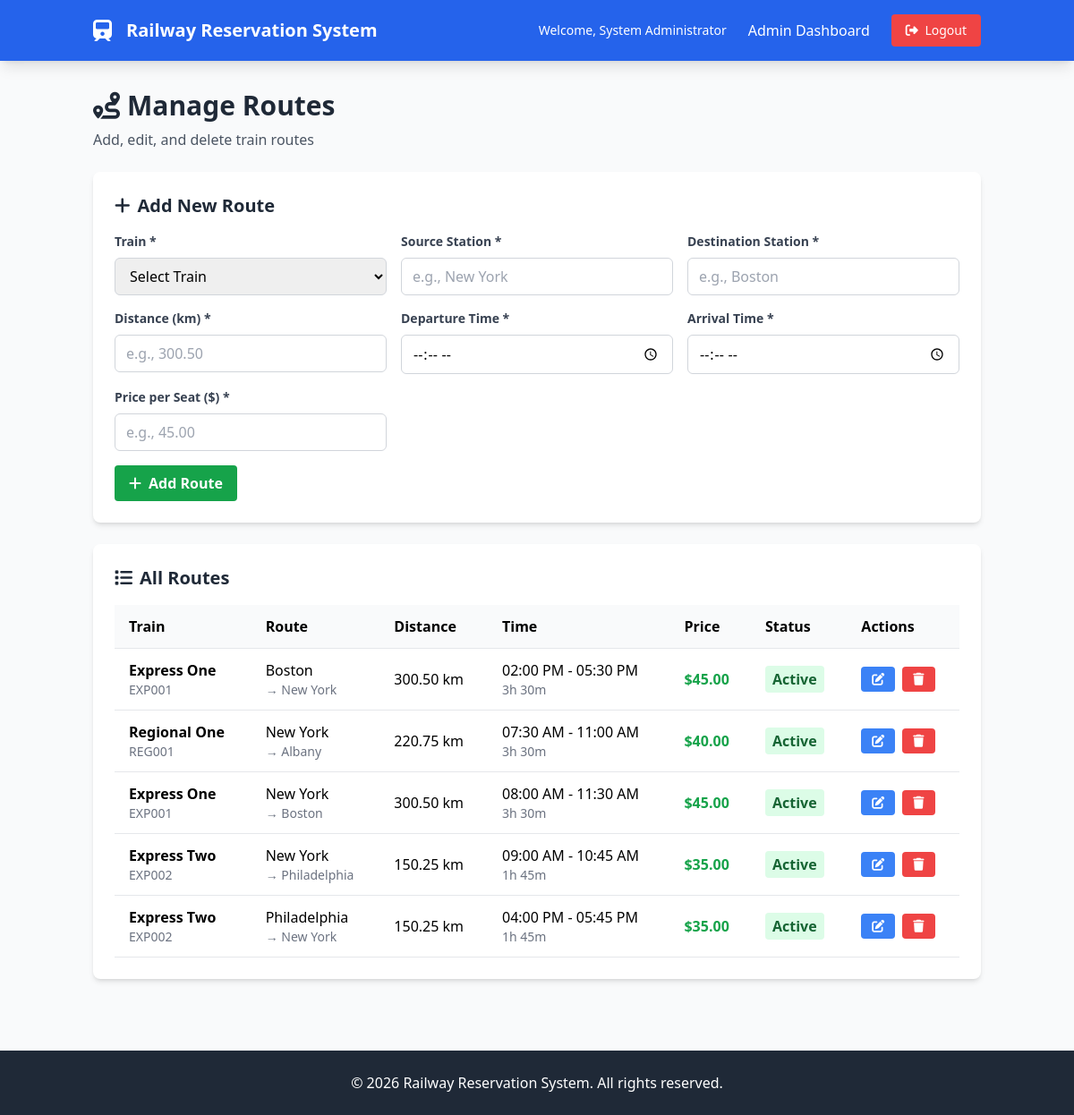
The page /admin/routes.php (signed in) on the database its author committed.
### tables this page shows
CREATE TABLE routes (
    id INT AUTO_INCREMENT PRIMARY KEY,
    train_id INT NOT NULL,
    source_station VARCHAR(100) NOT NULL,
    destination_station VARCHAR(100) NOT NULL,
    distance_km DECIMAL(8,2) NOT NULL,
    departure_time TIME NOT NULL,
    arrival_time TIME NOT NULL,
    price_per_seat DECIMAL(8,2) NOT NULL,
    status ENUM('active', 'inactive') NOT NULL DEFAULT 'active',
    created_at TIMESTAMP DEFAULT CURRENT_TIMESTAMP,
    updated_at TIMESTAMP DEFAULT CURRENT_TIMESTAMP ON UPDATE CURRENT_TIMESTAMP,
    FOREIGN KEY (train_id) REFERENCES trains(id) ON DELETE CASCADE
);

CREATE TABLE trains (
    id INT AUTO_INCREMENT PRIMARY KEY,
    train_number VARCHAR(20) UNIQUE NOT NULL,
    train_name VARCHAR(100) NOT NULL,
    total_seats INT NOT NULL DEFAULT 100,
    available_seats INT NOT NULL DEFAULT 100,
    status ENUM('active', 'inactive') NOT NULL DEFAULT 'active',
    created_at TIMESTAMP DEFAULT CURRENT_TIMESTAMP,
    updated_at TIMESTAMP DEFAULT CURRENT_TIMESTAMP ON UPDATE CURRENT_TIMESTAMP
);

### includes/route.php (called while the page is built, shortened)
<?php
require_once __DIR__ . '/database.php';
class Route {
    private $db;
    public function __construct() {
        $this->db = new Database();
    }
    public function getAllRoutes() {
        try {
            $stmt = $this->db->prepare("
                SELECT r.*, t.train_name, t.train_number
                FROM routes r
                JOIN trains t ON r.train_id = t.id
                ORDER BY r.source_station, r.destination_station
            ");
            $stmt->execute();
            return $stmt->fetchAll();
        } catch(PDOException $e) {
            error_log("Get routes error: " . $e->getMessage());
            return [];
        }
    }
}
?>

### includes/database.php (called while the page is built, shortened)
<?php
class Database {
    private $host = DB_HOST;
    private $db_name = DB_NAME;
    private $username = DB_USER;
    private $password = DB_PASS;
    public function connect() {
        $this->conn = null;
        try {
            $this->conn = new PDO(
                "mysql:host=" . $this->host . ";dbname=" . $this->db_name,
                $this->username,
                $this->password
            );
            $this->conn->setAttribute(PDO::ATTR_ERRMODE, PDO::ERRMODE_EXCEPTION);
            $this->conn->setAttribute(PDO::ATTR_DEFAULT_FETCH_MODE, PDO::FETCH_ASSOC);
        } catch(PDOException $e) {
            echo "Connection error: " . $e->getMessage();
        }
        return $this->conn;
    }
    public function prepare($sql) {
        return $this->connect()->prepare($sql);
    }
}
?>

### includes/functions.php (called while the page is built, shortened)
<?php
function formatCurrency($amount) {
    return '$' . number_format($amount, 2);
}
function formatTime($time) {
    return date('h:i A', strtotime($time));
}
function timeToMinutes($time) {
    $parts = explode(':', $time);
    return ($parts[0] * 60) + $parts[1];
}
function calculateDuration($departure, $arrival) {
    $dep = timeToMinutes($departure);
    $arr = timeToMinutes($arrival);
    $duration = $arr - $dep;
    $hours = floor($duration / 60);
    $minutes = $duration % 60;
    return sprintf("%dh %dm", $hours, $minutes);
}
?>

### admin/routes.php (the view, shortened to what this page needs)
<?php
require_once '../includes/functions.php';
require_once '../includes/route.php';
$route = new Route();
$train = new Train();
$routes = $route->getAllRoutes();
$trains = $train->getAllTrains();
$editing_route = null;
$content = '
<div class="mb-6">
    <h1 class="text-3xl font-bold text-gray-800">
        <i class="fas fa-route mr-2"></i>Manage Routes
    </h1>
    <p class="text-gray-600 mt-2">Add, edit, and delete train routes</p>
</div>';
if ($editing_route) {
    $content .= '
<div class="bg-white rounded-lg shadow-md p-6 mb-6">
    <h2 class="text-xl font-bold mb-4 text-gray-800">
        <i class="fas fa-edit mr-2"></i>Edit Route
    </h2>
    <form method="POST" action="">
        <input type="hidden" name="action" value="update">
        <input type="hidden" name="route_id" value="' . $editing_route['id'] . '">
        <div class="grid grid-cols-1 md:grid-cols-2 gap-4">
            <div>
                <label for="train_id" class="block text-gray-700 text-sm font-bold mb-2">Train *</label>
                <select id="train_id" name="train_id" required
                        class="w-full px-3 py-2 border border-gray-300 rounded-md focus:outline-none focus:ring-2 focus:ring-blue-500">
                    <option value="">Select Train</option>';
                    foreach ($trains as $t) {
                        $selected = $t['id'] == $editing_route['train_id'] ? 'selected' : '';
                        $content .= '<option value="' . $t['id'] . '" ' . $selected . '>' . htmlspecialchars($t['train_name']) . ' (' . htmlspecialchars($t['train_number']) . ')</option>';
                    }
    $content .= '
                </select>
            </div>
            <div>
                <label for="source_station" class="block text-gray-700 text-sm font-bold mb-2">Source Station *</label>
                <input type="text" id="source_station" name="source_station" required
                       value="' . htmlspecialchars($editing_route['source_station']) . '"
                       class="w-full px-3 py-2 border border-gray-300 rounded-md focus:outline-none focus:ring-2 focus:ring-blue-500">
            </div>
            <div>
                <label for="destination_station" class="block text-gray-700 text-sm font-bold mb-2">Destination Station *</label>
                <input type="text" id="destination_station" name="destination_station" required
                       value="' . htmlspecialchars($editing_route['destination_station']) . '"
                       class="w-full px-3 py-2 border border-gray-300 rounded-md focus:outline-none focus:ring-2 focus:ring-blue-500">
            </div>
            <div>
                <label for="distance_km" class="block text-gray-700 text-sm font-bold mb-2">Distance (km) *</label>
                <input type="number" id="distance_km" name="distance_km" required step="0.01" min="0.01"
                       value="' . $editing_route['distance_km'] . '"
                       class="w-full px-3 py-2 border border-gray-300 rounded-md focus:outline-none focus:ring-2 focus:ring-blue-500">
            </div>
            <div>
                <label for="departure_time" class="block text-gray-700 text-sm font-bold mb-2">Departure Time *</label>
                <input type="time" id="departure_time" name="departure_time" required
                       value="' . $editing_route['departure_time'] . '"
                       class="w-full px-3 py-2 border border-gray-300 rounded-md focus:outline-none focus:ring-2 focus:ring-blue-500">
            </div>
            <div>
                <label for="arrival_time" class="block text-gray-700 text-sm font-bold mb-2">Arrival Time *</label>
                <input type="time" id="arrival_time" name="arrival_time" required
                       value="' . $editing_route['arrival_time'] . '"
                       class="w-full px-3 py-2 border border-gray-300 rounded-md focus:outline-none focus:ring-2 focus:ring-blue-500">
            </div>
            <div>
                <label for="price_per_seat" class="block text-gray-700 text-sm font-bold mb-2">Price per Seat ($) *</label>
                <input type="number" id="price_per_seat" name="price_per_seat" required step="0.01" min="0.01"
                       value="' . $editing_route['price_per_seat'] . '"
                       class="w-full px-3 py-2 border border-gray-300 rounded-md focus:outline-none focus:ring-2 focus:ring-blue-500">
            </div>
            <div>
                <label for="status" class="block text-gray-700 text-sm font-bold mb-2">Status</label>
                <select id="status" name="status"
                        class="w-full px-3 py-2 border border-gray-300 rounded-md focus:outline-none focus:ring-2 focus:ring-blue-500">
                    <option value="active" ' . ($editing_route['status'] === 'active' ? 'selected' : '') . '>Active</option>
                    <option value="inactive" ' . ($editing_route['status'] === 'inactive' ? 'selected' : '') . '>Inactive</option>
                </select>
            </div>
        </div>
        <div class="mt-4 flex space-x-4">
            <button type="submit" class="bg-blue-600 hover:bg-blue-700 text-white font-bold py-2 px-4 rounded transition duration-300">
                <i class="fas fa-save mr-2"></i>Update Route
            </button>
            <a href="routes.php" class="bg-gray-500 hover:bg-gray-600 text-white font-bold py-2 px-4 rounded transition duration-300">
                <i class="fas fa-times mr-2"></i>Cancel
            </a>
        </div>
    </form>
</div>';
} else {
    $content .= '
<div class="bg-white rounded-lg shadow-md p-6 mb-6">
    <h2 class="text-xl font-bold mb-4 text-gray-800">
        <i class="fas fa-plus mr-2"></i>Add New Route
    </h2>
    <form method="POST" action="">
        <input type="hidden" name="action" value="create">
        <div class="grid grid-cols-1 md:grid-cols-3 gap-4">
            <div>
                <label for="train_id" class="block text-gray-700 text-sm font-bold mb-2">Train *</label>
                <select id="train_id" name="train_id" required
                        class="w-full px-3 py-2 border border-gray-300 rounded-md focus:outline-none focus:ring-2 focus:ring-blue-500">
                    <option value="">Select Train</option>';
                    foreach ($trains as $t) {
                        $content .= '<option value="' . $t['id'] . '">' . htmlspecialchars($t['train_name']) . ' (' . htmlspecialchars($t['train_number']) . ')</option>';
                    }
    $content .= '
                </select>
            </div>
            <div>
                <label for="source_station" class="block text-gray-700 text-sm font-bold mb-2">Source Station *</label>
                <input type="text" id="source_station" name="source_station" required
                       placeholder="e.g., New York"
                       class="w-full px-3 py-2 border border-gray-300 rounded-md focus:outline-none focus:ring-2 focus:ring-blue-500">
            </div>
            <div>
                <label for="destination_station" class="block text-gray-700 text-sm font-bold mb-2">Destination Station *</label>
                <input type="text" id="destination_station" name="destination_station" required
                       placeholder="e.g., Boston"
                       class="w-full px-3 py-2 border border-gray-300 rounded-md focus:outline-none focus:ring-2 focus:ring-blue-500">
            </div>
            <div>
                <label for="distance_km" class="block text-gray-700 text-sm font-bold mb-2">Distance (km) *</label>
                <input type="number" id="distance_km" name="distance_km" required step="0.01" min="0.01"
                       placeholder="e.g., 300.50"
                       class="w-full px-3 py-2 border border-gray-300 rounded-md focus:outline-none focus:ring-2 focus:ring-blue-500">
            </div>
            <div>
                <label for="departure_time" class="block text-gray-700 text-sm font-bold mb-2">Departure Time *</label>
                <input type="time" id="departure_time" name="departure_time" required
                       class="w-full px-3 py-2 border border-gray-300 rounded-md focus:outline-none focus:ring-2 focus:ring-blue-500">
            </div>
            <div>
                <label for="arrival_time" class="block text-gray-700 text-sm font-bold mb-2">Arrival Time *</label>
                <input type="time" id="arrival_time" name="arrival_time" required
                       class="w-full px-3 py-2 border border-gray-300 rounded-md focus:outline-none focus:ring-2 focus:ring-blue-500">
            </div>
            <div>
                <label for="price_per_seat" class="block text-gray-700 text-sm font-bold mb-2">Price per Seat ($) *</label>
                <input type="number" id="price_per_seat" name="price_per_seat" required step="0.01" min="0.01"
                       placeholder="e.g., 45.00"
                       class="w-full px-3 py-2 border border-gray-300 rounded-md focus:outline-none focus:ring-2 focus:ring-blue-500">
            </div>
        </div>
        <div class="mt-4">
            <button type="submit" class="bg-green-600 hover:bg-green-700 text-white font-bold py-2 px-4 rounded transition duration-300">
                <i class="fas fa-plus mr-2"></i>Add Route
            </button>
        </div>
    </form>
</div>';
}
$content .= '
<div class="bg-white rounded-lg shadow-md p-6">
    <h2 class="text-xl font-bold mb-4 text-gray-800">
        <i class="fas fa-list mr-2"></i>All Routes
    </h2>
    <div class="overflow-x-auto">
        <table class="w-full">
            <thead>
                <tr class="border-b bg-gray-50">
                    <th class="text-left py-3 px-4">Train</th>
                    <th class="text-left py-3 px-4">Route</th>
                    <th class="text-left py-3 px-4">Distance</th>
                    <th class="text-left py-3 px-4">Time</th>
                    <th class="text-left py-3 px-4">Price</th>
                    <th class="text-left py-3 px-4">Status</th>
                    <th class="text-left py-3 px-4">Actions</th>
                </tr>
            </thead>
            <tbody>';
if (!empty($routes)) {
    foreach ($routes as $r) {
        $duration = calculateDuration($r['departure_time'], $r['arrival_time']);
        $status_color = $r['status'] === 'active' ? 'green' : 'red';
        $content .= '
                <tr class="border-b hover:bg-gray-50">
                    <td class="py-3 px-4">
                        <div class="font-semibold">' . htmlspecialchars($r['train_name']) . '</div>
                        <div class="text-sm text-gray-500">' . htmlspecialchars($r['train_number']) . '</div>
                    </td>
                    <td class="py-3 px-4">
                        <div>' . htmlspecialchars($r['source_station']) . '</div>
                        <div class="text-sm text-gray-500">→ ' . htmlspecialchars($r['destination_station']) . '</div>
                    </td>
                    <td class="py-3 px-4">' . $r['distance_km'] . ' km</td>
                    <td class="py-3 px-4">
                        <div>' . formatTime($r['departure_time']) . ' - ' . formatTime($r['arrival_time']) . '</div>
                        <div class="text-sm text-gray-500">' . $duration . '</div>
                    </td>
                    <td class="py-3 px-4 font-semibold text-green-600">' . formatCurrency($r['price_per_seat']) . '</td>
                    <td class="py-3 px-4">
                        <span class="bg-' . $status_color . '-100 text-' . $status_color . '-800 font-semibold px-2 py-1 rounded">
                            ' . ucfirst($r['status']) . '
                        </span>
                    </td>
                    <td class="py-3 px-4">
                        <div class="flex space-x-2">
                            <a href="?edit=' . $r['id'] . '" class="bg-blue-500 hover:bg-blue-600 text-white px-3 py-1 rounded text-sm transition duration-300">
                                <i class="fas fa-edit"></i>
                            </a>
                            <form method="POST" action="" class="inline" onsubmit="return confirm(\'Are you sure you want to delete this route?\')">
                                <input type="hidden" name="action" value="delete">
                                <input type="hidden" name="route_id" value="' . $r['id'] . '">
                                <button type="submit" class="bg-red-500 hover:bg-red-600 text-white px-3 py-1 rounded text-sm transition duration-300">
                                    <i class="fas fa-trash"></i>
                                </button>
                            </form>
                        </div>
                    </td>
                </tr>';
    }
} else {
    $content .= '
                <tr>
                    <td colspan="7" class="text-center py-8 text-gray-500">No routes found</td>
                </tr>';
}
$content .= '
            </tbody>
        </table>
    </div>
</div>';
require_once '../includes/header.php';
?>

### rows shown on the page
routes: train.train_name "Express One", train.train_number "EXP001", source_station "Boston", destination_station "New York", distance_km "300.50", departure_time "02:00 PM", arrival_time "05:30 PM", duration "3h 30m", price_per_seat "$45.00", status "Active"
routes: train.train_name "Regional One", train.train_number "REG001", source_station "New York", destination_station "Albany", distance_km "220.75", departure_time "07:30 AM", arrival_time "11:00 AM", duration "3h 30m", price_per_seat "$40.00", status "Active"
routes: train.train_name "Express One", train.train_number "EXP001", source_station "New York", destination_station "Boston", distance_km "300.50", departure_time "08:00 AM", arrival_time "11:30 AM", duration "3h 30m", price_per_seat "$45.00", status "Active"
routes: train.train_name "Express Two", train.train_number "EXP002", source_station "New York", destination_station "Philadelphia", distance_km "150.25", departure_time "09:00 AM", arrival_time "10:45 AM", duration "1h 45m", price_per_seat "$35.00", status "Active"
routes: train.train_name "Express Two", train.train_number "EXP002", source_station "Philadelphia", destination_station "New York", distance_km "150.25", departure_time "04:00 PM", arrival_time "05:45 PM", duration "1h 45m", price_per_seat "$35.00", status "Active"

### other values the page prints
$_SESSION['full_name'] "System Administrator"
